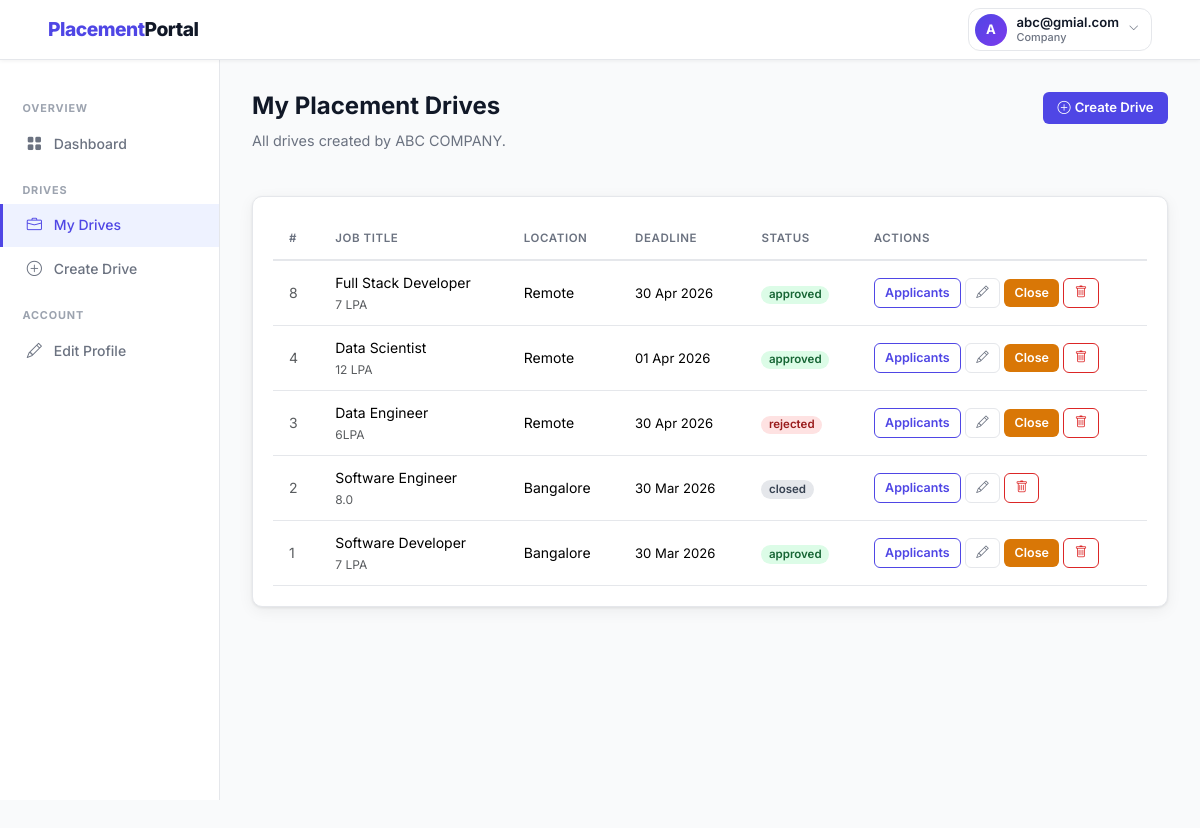
Page /company/drives (signed in) on the committed database.
### backend/models.py (models this page shows, shortened)
class Company(db.Model):
    __tablename__ = 'company'
    id = db.Column(db.Integer, primary_key=True)
    company_name = db.Column(db.String(150), nullable=False)
    email = db.Column(db.String(120), unique=True, nullable=False)
    password_hash = db.Column(db.String(256), nullable=False)
    hr_contact = db.Column(db.String(100))
    phone = db.Column(db.String(20))
    website = db.Column(db.String(200))
    description = db.Column(db.Text)
    approval_status = db.Column(db.String(20), default='pending')
    registered_at = db.Column(db.DateTime, default=datetime.utcnow)
    drives = db.relationship('PlacementDrive', backref='company', lazy=True,
                             cascade='all, delete-orphan')

class PlacementDrive(db.Model):
    __tablename__ = 'placement_drive'
    id = db.Column(db.Integer, primary_key=True)
    company_id = db.Column(db.Integer, db.ForeignKey('company.id'), nullable=False)
    job_title = db.Column(db.String(150), nullable=False)
    job_description = db.Column(db.Text, nullable=False)
    eligibility_criteria = db.Column(db.Text)
    location = db.Column(db.String(100))
    salary_package = db.Column(db.String(100))
    application_deadline = db.Column(db.Date, nullable=False)
    status = db.Column(db.String(20), default='pending')
    created_at = db.Column(db.DateTime, default=datetime.utcnow)
    applications = db.relationship('Application', backref='drive', lazy=True,
                                   cascade='all, delete-orphan')

### backend/routes.py (the view)
    @app.route('/company/drives')
    @login_required('company')
    def company_drives():
        company    = Company.query.get(session['user_id'])
        all_drives = (PlacementDrive.query
                      .filter_by(company_id=company.id)
                      .order_by(PlacementDrive.created_at.desc()).all())
        return render_template('company/drives.html',
                               drives=all_drives, company=company)

### backend/routes.py (called while the page is built)
def login_required(role):
    def decorator(f):
        @wraps(f)
        def decorated_function(*args, **kwargs):
            if 'user_id' not in session:
                flash('Please log in to continue.', 'warning')
                return redirect(url_for('auth_login', role=role))
            if session.get('role') != role:
                flash('You do not have permission to view that page.', 'danger')
                return redirect(url_for('home'))
            return f(*args, **kwargs)
        return decorated_function
    return decorator

### templates/company/drives.html (shortened to what this page needs)
{% extends 'layout_dashboard.html' %}
{% block sidebar %}
  <div class="sidebar-section">Overview</div>
  <a href="{{ url_for('company_dashboard') }}" class="sidebar-link"><i class="bi bi-grid-fill"></i> Dashboard</a>
  <div class="sidebar-section">Drives</div>
  <a href="{{ url_for('company_drives') }}" class="sidebar-link active"><i class="bi bi-briefcase"></i> My Drives</a>
  <a href="{{ url_for('company_create_drive') }}" class="sidebar-link"><i class="bi bi-plus-circle"></i> Create Drive</a>
  <div class="sidebar-section">Account</div>
  <a href="{{ url_for('company_edit_profile') }}" class="sidebar-link"><i class="bi bi-pencil"></i> Edit Profile</a>
{% endblock %}
{% block content %}
<div class="page-header d-flex align-items-start justify-content-between">
  <div>
    <h1>My Placement Drives</h1>
    <p>All drives created by {{ company.company_name }}.</p>
  </div>
  <a href="{{ url_for('company_create_drive') }}" class="btn btn-primary">
    <i class="bi bi-plus-circle me-1"></i>Create Drive
  </a>
</div>
<div class="card">
  <div class="card-body p-0">
    {% if drives %}
    <table class="table mb-0">
      <thead>
        <tr><th>#</th><th>Job Title</th><th>Location</th><th>Deadline</th><th>Status</th><th>Actions</th></tr>
      </thead>
      <tbody>
        {% for d in drives %}
        <tr>
          <td class="text-muted">{{ d.id }}</td>
          <td>
            <div class="fw-600">{{ d.job_title }}</div>
            {% if d.salary_package %}
            <div class="text-muted" style="font-size:.75rem;">{{ d.salary_package }}</div>
            {% endif %}
          </td>
          <td>{{ d.location or '—' }}</td>
          <td style="font-size:.82rem;">{{ d.application_deadline.strftime('%d %b %Y') }}</td>
          <td><span class="badge badge-{{ d.status }}">{{ d.status }}</span></td>
          <td style="white-space:nowrap;">
            <div class="d-flex align-items-center gap-1">
              <a href="{{ url_for('company_drive_applications', drive_id=d.id) }}"
                 class="btn btn-outline-primary btn-sm">Applicants</a>
              <a href="{{ url_for('company_edit_drive', drive_id=d.id) }}"
                 class="btn btn-outline-secondary btn-sm"><i class="bi bi-pencil"></i></a>
              {% if d.status != 'closed' %}
              <a href="{{ url_for('company_close_drive', drive_id=d.id) }}"
                 class="btn btn-warning btn-sm">Close</a>
              {% endif %}
              <a href="{{ url_for('company_delete_drive', drive_id=d.id) }}"
                 class="btn btn-outline-danger btn-sm"
                 onclick="return confirm('Delete this drive?')">
                <i class="bi bi-trash"></i>
              </a>
            </div>
          </td>
        </tr>
        {% endfor %}
      </tbody>
    </table>
    {% else %}
      <div class="empty-state">
        <i class="bi bi-briefcase"></i>
        <p>No drives yet. <a href="{{ url_for('company_create_drive') }}">Create one now.</a></p>
      </div>
    {% endif %}
  </div>
</div>
{% endblock %}

### templates/layout_dashboard.html (shortened to what this page needs)
{% extends 'base.html' %}
{% block body %}
<nav class="navbar navbar-expand-lg fixed-top">
  <div class="container-fluid px-4">
    <a class="navbar-brand" href="{{ url_for('home') }}">
      Placement<span>Portal</span>
    </a>
    <div class="ms-auto d-flex align-items-center gap-3">
      <div class="dropdown">
        <button class="profile-trigger dropdown-toggle"
                data-bs-toggle="dropdown"
                aria-expanded="false">
          <div class="avatar-circle">
            {{ session.name[0]|upper if session.name else '?' }}
          </div>
          <div class="profile-info">
            <span class="profile-name">{{ session.name }}</span>
            <span class="profile-role">{{ session.role|capitalize }}</span>
          </div>
          <i class="bi bi-chevron-down chevron-icon"></i>
        </button>
      </div>
    </div>
  </div>
</nav>
<aside class="sidebar" style="top:60px;">
  {% block sidebar %}{% endblock %}
</aside>
<main class="main-with-sidebar" style="margin-top:60px;">
  {% block content %}{% endblock %}
</main>
{% endblock %}

### static/css/styles.css (style rules this page uses)
:root { --primary: #4f46e5; --primary-dk: #3730a3; --primary-lt: #eef2ff; --success: #16a34a; --danger: #dc2626; --warning: #d97706; --info: #0891b2; --dark: #111827; --muted: #6b7280; --border: #e5e7eb; --bg: #f9fafb; --white: #ffffff; --card-shadow: 0 1px 3px rgba(0,0,0,.08), 0 4px 16px rgba(0,0,0,.06); --radius: 10px; --radius-sm: 6px; --font: 'Inter', -apple-system, BlinkMacSystemFont, 'Segoe UI', sans-serif; }
*, *::before, *::after { box-sizing: border-box; margin: 0; padding: 0; }
body { font-family: var(--font); background: var(--bg); color: var(--dark); min-height: 100vh; font-size: 14.5px; line-height: 1.6; }
a { color: var(--primary); text-decoration: none; }
.navbar { background: var(--white) !important; border-bottom: 1px solid var(--border); box-shadow: 0 1px 4px rgba(0,0,0,.06); padding: 0 1.5rem; height: 60px; }
.navbar-brand { font-size: 1.2rem; font-weight: 800; color: var(--primary) !important; letter-spacing: -.5px; }
.navbar-brand span { color: var(--dark); }
.sidebar { width: 220px; min-height: calc(100vh - 60px); background: var(--white); border-right: 1px solid var(--border); padding: 1.5rem 0; position: fixed; top: 60px; left: 0; }
.sidebar-link { display: flex; align-items: center; gap: .65rem; padding: .6rem 1.4rem; color: var(--muted); font-weight: 500; font-size: .875rem; border-left: 3px solid transparent; transition: all .18s; }
.sidebar-link:hover, .sidebar-link.active { color: var(--primary); background: var(--primary-lt); border-left-color: var(--primary); text-decoration: none; }
.sidebar-link i { width:18px; text-align:center; font-size:.95rem; }
.sidebar-section { font-size: .68rem; font-weight: 700; text-transform: uppercase; letter-spacing: .08em; color: #9ca3af; padding: 1rem 1.4rem .3rem; }
.main-with-sidebar { margin-left: 220px; padding: 2rem; min-height: calc(100vh - 60px); }
.page-header { margin-bottom: 1.75rem; }
.page-header h1 { font-size:1.5rem; font-weight:700; color:var(--dark); }
.page-header p { color:var(--muted); font-size:.9rem; margin-top:.2rem; }
.card { background: var(--white); border: 1px solid var(--border) !important; border-radius: var(--radius) !important; box-shadow: var(--card-shadow); }
.card-body { padding: 1.25rem !important; }
.table { font-size:.875rem; }
.table th { font-size: .72rem; text-transform: uppercase; letter-spacing: .05em; color: var(--muted); font-weight: 600; border-bottom: 2px solid var(--border) !important; white-space: nowrap; padding: .75rem 1rem !important; }
.table td { padding: .7rem 1rem !important; vertical-align: middle; border-color: var(--border) !important; }
.badge { font-size:.72rem; font-weight:600; padding:.3em .65em; border-radius:20px; }
.badge-approved { background:#dcfce7; color:#166534; }
.badge-rejected { background:#fee2e2; color:#991b1b; }
.badge-closed { background:#e5e7eb; color:#374151; }
.btn { font-family: var(--font); font-weight: 600; font-size: .82rem; border-radius: var(--radius-sm); padding: .4rem .9rem; transition: all .18s; border: none; cursor: pointer; }
.btn-primary { background:var(--primary); color:#fff; }
.btn-warning { background:var(--warning); color:#fff; }
.btn-outline-primary { background:transparent; border:1.5px solid var(--primary); color:var(--primary); }
.btn-outline-secondary { background:transparent; border:1.5px solid var(--border); color:var(--muted); }
.btn-outline-danger { background:transparent; border:1.5px solid var(--danger); color:var(--danger); }
.btn-sm { padding:.28rem .65rem; font-size:.78rem; }
.profile-trigger { display: flex; align-items: center; gap: .6rem; background: transparent; border: 1.5px solid var(--border); border-radius: 12px; padding: .3rem .75rem .3rem .35rem; cursor: pointer; transition: background .18s, box-shadow .18s; outline: none; }
.profile-trigger::after { display: none !important; }
.avatar-circle { width: 32px; height: 32px; border-radius: 50%; background: linear-gradient(135deg, var(--primary), #7c3aed); color: white; font-size: .82rem; font-weight: 700; display: flex; align-items: center; justify-content: center; flex-shrink: 0; letter-spacing: 0; }
.profile-info { display: flex; flex-direction: column; align-items: flex-start; line-height: 1.2; }
.profile-name { font-size: .82rem; font-weight: 600; color: var(--dark); }
.profile-role { font-size: .68rem; color: var(--muted); font-weight: 500; }
.chevron-icon { font-size: .65rem; color: var(--muted); transition: transform .2s; }

### rows in the picture
Company: name "abc@gmial.com", company_name "ABC COMPANY"
PlacementDrive: id "8", job_title "Full Stack Developer", salary_package "7 LPA", location "Remote", application_deadline "30 Apr 2026", status "approved"
PlacementDrive: id "4", job_title "Data Scientist", salary_package "12 LPA", location "Remote", application_deadline "01 Apr 2026", status "approved"
PlacementDrive: id "3", job_title "Data Engineer", salary_package "6LPA", location "Remote", application_deadline "30 Apr 2026", status "rejected"
PlacementDrive: id "2", job_title "Software Engineer", salary_package "8.0", location "Bangalore", application_deadline "30 Mar 2026", status "closed"
PlacementDrive: id "1", job_title "Software Developer", salary_package "7 LPA", location "Bangalore", application_deadline "30 Mar 2026", status "approved"

### other values in the picture
{{ session.name[0]|upper if session.name else '?' }} "A"
{{ session.role|capitalize }} "Company"
